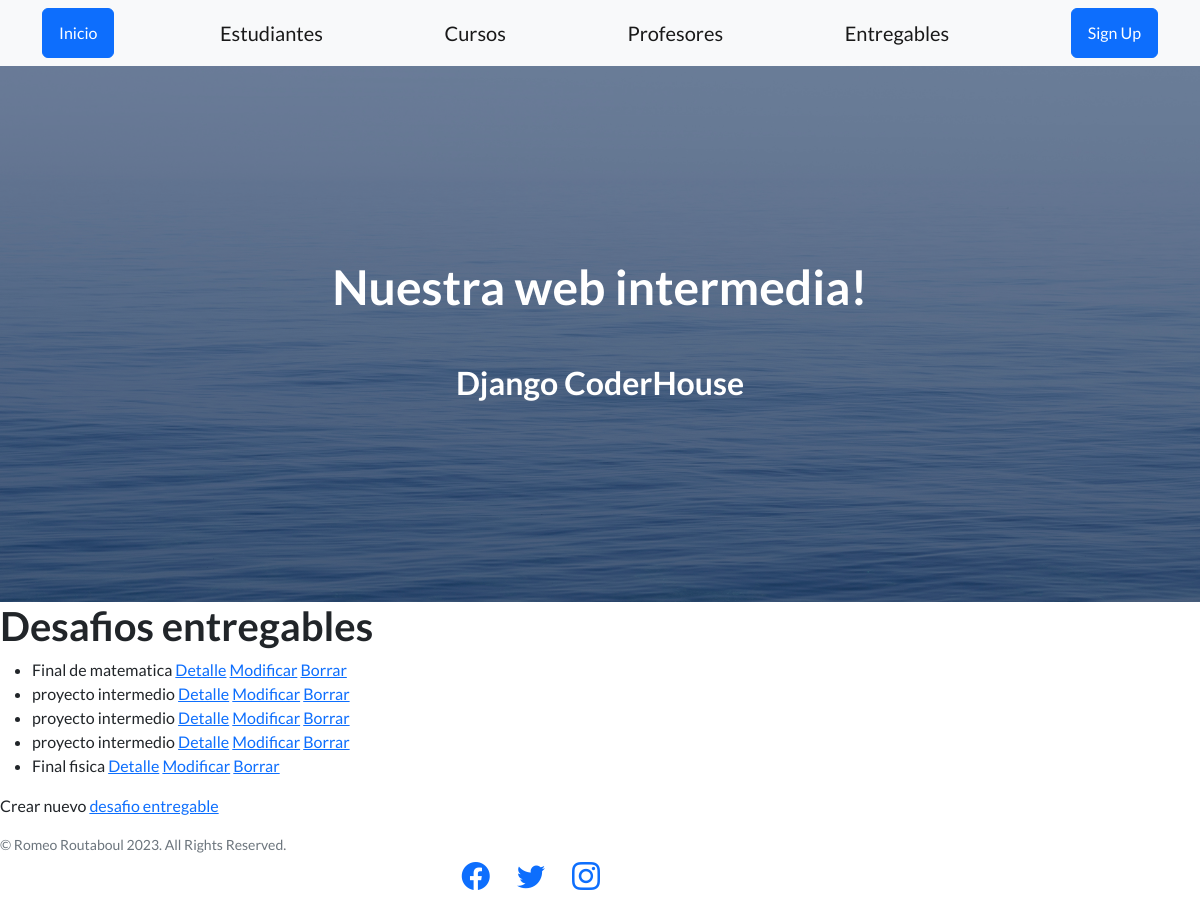
The page /coder/entregables/ on the database its author committed.
### appcoder/models.py (models this page shows, shortened)
class Entregable(models.Model):
    nombre = models.CharField(max_length=100)
    fecha_de_entrega = models.DateField()
    entregado = models.BooleanField()

### appcoder/views.py (the view)
# urls.py: path("entregables/",EntregablesList.as_view(), name="coder-entregables"),
class EntregablesList(ListView):
    model = Entregable
    template_name = "appcoder/list_entregables.html"

### appcoder/templates/appcoder/list_entregables.html
{% extends 'appcoder/base.html' %}
{% block contenido %}
<h1>Desafios entregables</h1>
<ul>
    {% for entregable in object_list %}
        <li>
            {{entregable.nombre}}
            <a href="{% url 'coder-entregable-detail' entregable.id %}">Detalle</a>
            <a href="{% url 'coder-entregable-update' entregable.id %}">Modificar</a>
            <a href="{% url 'coder-entregable-delete' entregable.id %}">Borrar</a>
        </li>
    {% endfor %}
</ul>
<p>Crear nuevo <a href="{% url 'coder-entregables-create' %}">desafio entregable</a></p>
{% endblock %}

### rows shown on the page
Entregable: nombre "Final de matematica"
Entregable: nombre "proyecto intermedio"
Entregable: nombre "proyecto intermedio"
Entregable: nombre "proyecto intermedio"
Entregable: nombre "Final fisica"
